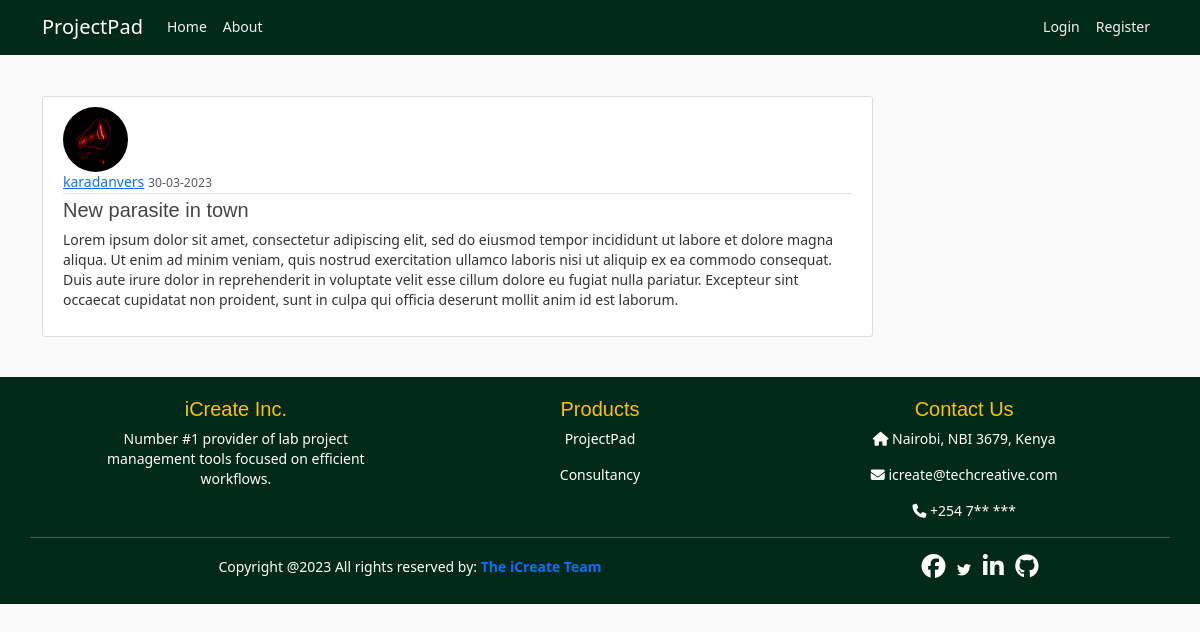
The app's page /article/1 with its own data.
### projectpad/models.py (models this page shows, shortened)
class User(db.Model, UserMixin):
    id = db.Column(db.Integer, primary_key=True)
    username = db.Column(db.String(20), unique=True, nullable=False)
    email = db.Column(db.String(120), unique=True, nullable=False)
    image_file = db.Column(db.String(120), nullable=False, default='default.jpg')
    password = db.Column(db.String(60), nullable=False)
    articles = db.relationship('Article', backref='author', lazy=True)

class Article(db.Model):
    id = db.Column(db.Integer, primary_key=True)
    title = db.Column(db.String(100), nullable=False)
    date_created = db.Column(db.DateTime, nullable=False, default=datetime.utcnow)
    content = db.Column(db.Text, nullable=False)
    user_id = db.Column(db.Integer, db.ForeignKey('user.id'), nullable=False)

### projectpad/routes.py (the view)
@app.route("/article/<int:article_id>", strict_slashes=False)
def article(article_id):
    article = Article.query.get_or_404(article_id)
    return render_template('article.html', title=article.title, article=article)

### projectpad/templates/article.html (shortened to what this page needs)
{% extends "layout.html" %}
{% block content %}
<article class="media content-section">
    <img class="rounded-circle article-img"
        src="{{ url_for('static', filename='images/' + article.author.image_file) }}">
    <div class="media-body">
        <div class="article-metadata">
            <a class="mr-2" href="{{ url_for('account')}}">{{ article.author.username }}</a>
            <small class="text-muted">{{ article.date_created.strftime('%d-%m-%Y') }}</small>
        </div>
        <h2 class="article-title">{{ article.title }}</h2>
        <p class="article-content">{{ article.content | safe }}</p>
    </div>
</article>
{% endblock content %}

### projectpad/static/styles/styles.css (style rules this page uses)
body { background: #fafafa; color: #333333; margin-top: 6rem; font-size: 14px; line-height: 1.428571429; }
h1, h2, h3, h4, h5, h6 p { font-family: Arial, Helvetica, sans-serif; color: #444444; }
h2 { font-size: 20px; }
.content-section { background: #ffffff; padding: 10px 20px; border: 1px solid #dddddd; border-radius: 3px; margin-bottom: 20px; }
.article-title { color: #444444; }
.article-content { white-space: pre-line; }
.article-img { height: 65px; width: 65px; margin-right: 16px; }
.article-metadata { padding-bottom: 1px; margin-bottom: 4px; border-bottom: 1px solid #e3e3e3 }

### records on screen
User: image_file (picture), author.username "karadanvers"
Article: date_created "30-03-2023", title "New parasite in town", content "Lorem ipsum dolor sit amet, consectetur adipiscing elit, sed do eiusmod tempor incididunt ut labore et dolore magna aliqua. Ut enim ad minim veniam, quis nostrud exercitation ullamco laboris nisi ut aliquip ex ea commodo consequat. Duis aute irure dolor in reprehenderit in voluptate velit esse cillum dolore eu fugiat nulla pariatur. Excepteur sint occaecat cupidatat non proident, sunt in culpa qui officia deserunt mollit anim id est laborum."
